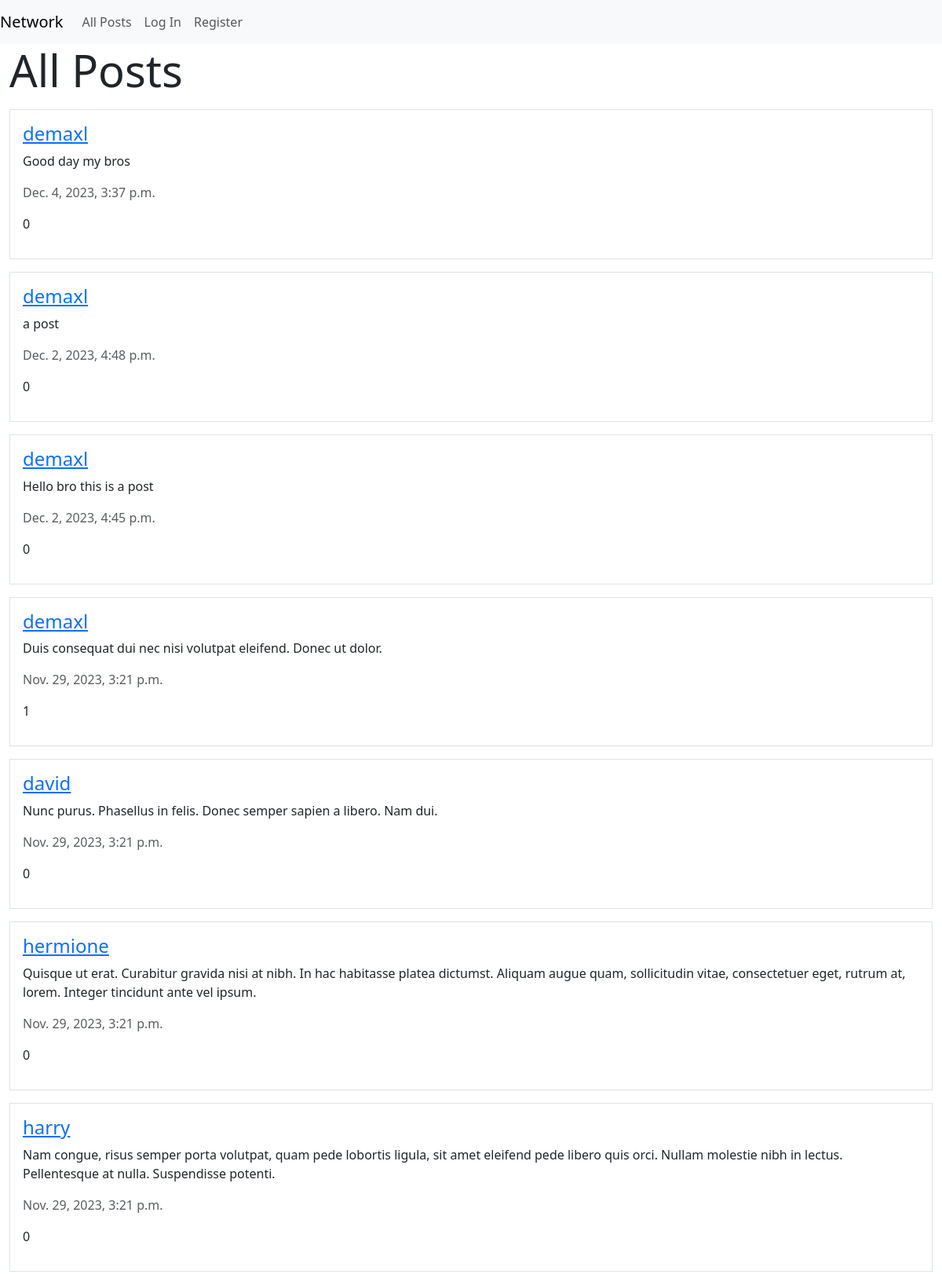
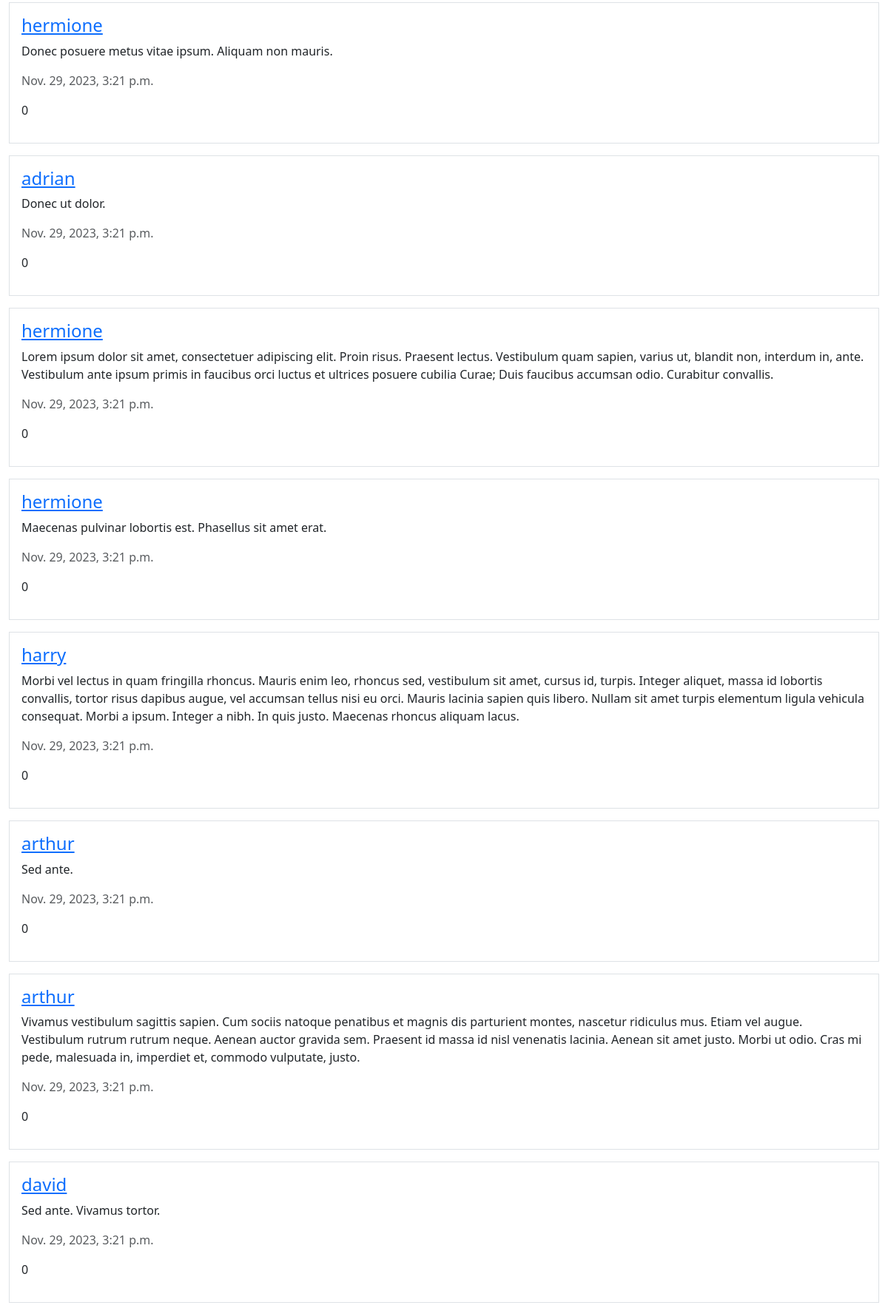
The page / (upper part) on the database its author committed (2 pictures, top to bottom).
### network/models.py (models this page shows, shortened)
class Post(models.Model):
    poster = models.ForeignKey(User, on_delete=models.CASCADE, related_name="posts")
    body = models.TextField(max_length=1000)
    date_time = models.DateTimeField(auto_now_add=True)
    likes = models.ManyToManyField(User, related_name="liked_posts", blank=True)

class User(AbstractUser):
    def follow(self, user):
        Follow.objects.create(follower=self, following=user)

### network/views.py (the view, shortened to what this page needs)
# urls.py: path("", views.index, name="index"),
def index(request):
    return render(request, "network/index.html", {
        "posts": Post.objects.all().order_by("-date_time")
    })

### network/templates/network/index.html (shortened to what this page needs)
{% extends "network/layout.html" %}
{% block body %}
    <div class="container-fluid">
        <h1 class="display-4">All Posts</h1>
        <div>
            {% for post in posts %}
                <div class="border my-3 p-3">
                    <h4><a href="{% url 'profile' post.poster %}">{{ post.poster }}</a></h4>
                    <p>{{ post.body}} </p>
                    <p class="text-muted">{{ post.date_time }}</p>
                    <p>
                        {{ post.likes.count }}
                    </p>
                </div>
            {% endfor %}
        </div>
    </div>
{% endblock %}

### rows shown on the page
Post: poster "demaxl", body "Good day my bros", date_time "Dec. 4, 2023, 3:37 p.m.", likes.count "0"
Post: poster "demaxl", body "a post", date_time "Dec. 2, 2023, 4:48 p.m.", likes.count "0"
Post: poster "demaxl", body "Hello bro this is a post", date_time "Dec. 2, 2023, 4:45 p.m.", likes.count "0"
Post: poster "demaxl", body "Duis consequat dui nec nisi volutpat eleifend. Donec ut dolor.", date_time "Nov. 29, 2023, 3:21 p.m.", likes.count "1"
Post: poster "david", body "Nunc purus. Phasellus in felis. Donec semper sapien a libero. Nam dui.", date_time "Nov. 29, 2023, 3:21 p.m.", likes.count "0"
Post: poster "hermione", body "Quisque ut erat. Curabitur gravida nisi at nibh. In hac habitasse platea dictumst. Aliquam augue quam, sollicitudin vitae, consectetuer eget, rutrum at, lorem. Integer tincidunt ante vel ipsum.", date_time "Nov. 29, 2023, 3:21 p.m.", likes.count "0"
Post: poster "harry", body "Nam congue, risus semper porta volutpat, quam pede lobortis ligula, sit amet eleifend pede libero quis orci. Nullam molestie nibh in lectus. Pellentesque at nulla. Suspendisse potenti.", date_time "Nov. 29, 2023, 3:21 p.m.", likes.count "0"
Post: poster "hermione", body "Donec posuere metus vitae ipsum. Aliquam non mauris.", date_time "Nov. 29, 2023, 3:21 p.m.", likes.count "0"
Post: poster "adrian", body "Donec ut dolor.", date_time "Nov. 29, 2023, 3:21 p.m.", likes.count "0"
Post: poster "hermione", body "Lorem ipsum dolor sit amet, consectetuer adipiscing elit. Proin risus. Praesent lectus. Vestibulum quam sapien, varius ut, blandit non, interdum in, ante. Vestibulum ante ipsum primis in faucibus orci luctus et ultrices posuere cubilia Curae; Duis faucibus accumsan odio. Curabitur convallis.", date_time "Nov. 29, 2023, 3:21 p.m.", likes.count "0"
Post: poster "hermione", body "Maecenas pulvinar lobortis est. Phasellus sit amet erat.", date_time "Nov. 29, 2023, 3:21 p.m.", likes.count "0"
Post: poster "harry", body "Morbi vel lectus in quam fringilla rhoncus. Mauris enim leo, rhoncus sed, vestibulum sit amet, cursus id, turpis. Integer aliquet, massa id lobortis convallis, tortor risus dapibus augue, vel accumsan tellus nisi eu orci. Mauris lacinia sapien quis libero. Nullam sit amet turpis elementum ligula vehicula consequat. Morbi a ipsum. Integer a nibh. In quis justo. Maecenas rhoncus aliquam lacus.", date_time "Nov. 29, 2023, 3:21 p.m.", likes.count "0"
Post: poster "arthur", body "Sed ante.", date_time "Nov. 29, 2023, 3:21 p.m.", likes.count "0"
Post: poster "arthur", body "Vivamus vestibulum sagittis sapien. Cum sociis natoque penatibus et magnis dis parturient montes, nascetur ridiculus mus. Etiam vel augue. Vestibulum rutrum rutrum neque. Aenean auctor gravida sem. Praesent id massa id nisl venenatis lacinia. Aenean sit amet justo. Morbi ut odio. Cras mi pede, malesuada in, imperdiet et, commodo vulputate, justo.", date_time "Nov. 29, 2023, 3:21 p.m.", likes.count "0"
Post: poster "david", body "Sed ante. Vivamus tortor.", date_time "Nov. 29, 2023, 3:21 p.m.", likes.count "0"
